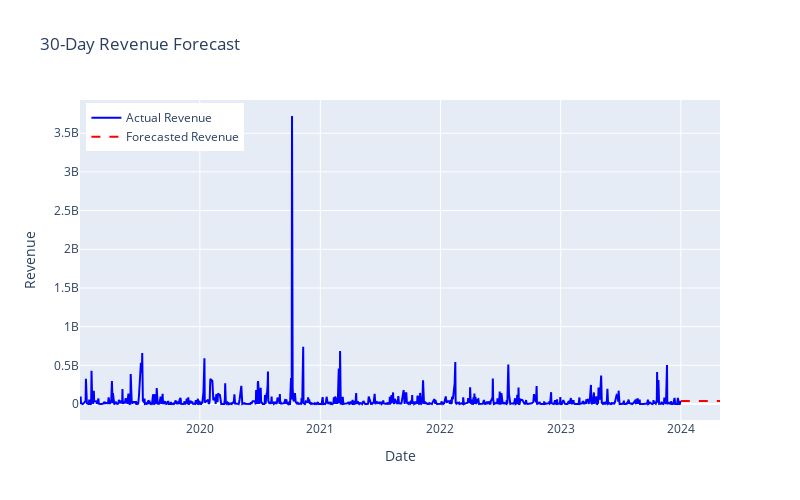

Notebook code for this chart:
### Code cell
# USING PLOTLY TO VISUALIZE THE FORECAST

import plotly.graph_objects as go

# Plotly figure
fig = go.Figure()

# Trace the actual revenue 
fig.add_trace(go.Scatter(
    x=time_series_data.index, 
    y=time_series_data.values, 
    mode='lines', 
    name='Actual Revenue',
    line=dict(color='blue')
))

# Trace the forecasted revenue 
fig.add_trace(go.Scatter(
    x=forecast_index, 
    y=arima_forecast, 
    mode='lines', 
    name='Forecasted Revenue',
    line=dict(color='red', dash='dash')
))

# Layout
fig.update_layout(
    title='30-Day Revenue Forecast',
    xaxis_title='Date',
    yaxis_title='Revenue',
    legend=dict(x=0.01, y=0.99),  
    width=800,
    height=500
)

fig.show()
